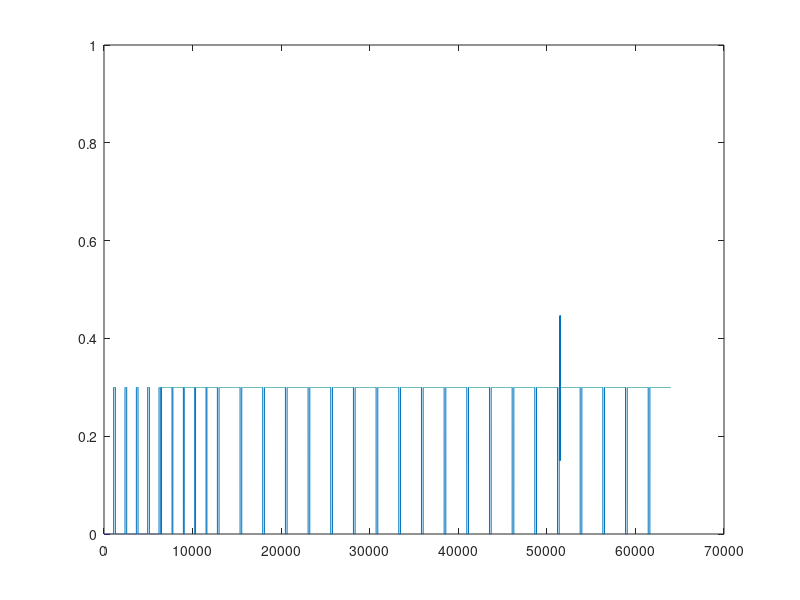

Reproduce this figure in MATLAB.
close all;
clear all;
clc;

pkg load signal

eq_pulses = 5;
h_lines = 620;

% Generate horizontal sync
fs = 40e6;

% Horizontal sync pulses (4.7us)
e1 = 1280e-6;
t1 = 0:1/fs:e1;
f1 = 1/64e-6;
h = 0.15 * -square(2*pi*f1*t1, 7.34375) + 0.15;

% Equalizing pulses
e2 = 160e-6;
t2 = 0:1/fs:e2;
f2 = 1/32e-6;
ep1 = 0.15 * -square(2*pi*f2*t2, 7.34375) + 0.15;

% Equalizing pulses
e3 = 160e-6;
t3 = 0:1/fs:e3;
f3 = 1/32e-6;
ep2 = 0.15 * -square(2*pi*f3*t3, 85.3125) + 0.15;
ep = [ep2 ep1 h];

% Color burst
f4 = 4.43361875e6;
cb_start = 1285.6e-6/(1/fs);
cb_stop  = cb_start + (1/f4*10)/(1/fs);
t = 0;
for i = 1:columns(ep)
  % Sub-carrier
  if (i >= cb_start && i <= cb_stop)
    cs(i) = ep(i) + 0.15 * sin(2*pi*f4*t);
  else
    cs(i) = ep(i);
  endif
  t += 1/fs;
endfor

figure;
plot(cs); % o-r
ylim([0 1])